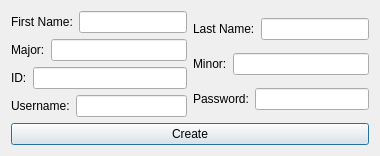
<?xml version="1.0" encoding="UTF-8"?>
<ui version="4.0">
 <class>CreateUser</class>
 <widget class="QDialog" name="CreateUser">
  <property name="geometry">
   <rect>
    <x>0</x>
    <y>0</y>
    <width>375</width>
    <height>175</height>
   </rect>
  </property>
  <property name="sizePolicy">
   <sizepolicy hsizetype="Fixed" vsizetype="Fixed">
    <horstretch>0</horstretch>
    <verstretch>0</verstretch>
   </sizepolicy>
  </property>
  <property name="maximumSize">
   <size>
    <width>375</width>
    <height>175</height>
   </size>
  </property>
  <property name="windowTitle">
   <string>Dialog</string>
  </property>
  <property name="sizeGripEnabled">
   <bool>false</bool>
  </property>
  <property name="modal">
   <bool>true</bool>
  </property>
  <layout class="QFormLayout" name="formLayout">
   <property name="sizeConstraint">
    <enum>QLayout::SetFixedSize</enum>
   </property>
   <item row="0" column="0">
    <layout class="QVBoxLayout" name="verticalLayout_3">
     <item>
      <layout class="QHBoxLayout" name="horizontalLayout_8">
       <property name="sizeConstraint">
        <enum>QLayout::SetMinAndMaxSize</enum>
       </property>
       <item>
        <layout class="QVBoxLayout" name="verticalLayout">
         <item>
          <layout class="QHBoxLayout" name="horizontalLayout_3">
           <item>
            <widget class="QLabel" name="label_firstName">
             <property name="text">
              <string>First Name:</string>
             </property>
            </widget>
           </item>
           <item>
            <widget class="QLineEdit" name="lineEdit_firstName"/>
           </item>
          </layout>
         </item>
         <item>
          <layout class="QHBoxLayout" name="horizontalLayout_5">
           <item>
            <widget class="QLabel" name="label_major">
             <property name="text">
              <string>Major:</string>
             </property>
            </widget>
           </item>
           <item>
            <widget class="QLineEdit" name="lineEdit_getMajor"/>
           </item>
          </layout>
         </item>
         <item>
          <layout class="QHBoxLayout" name="horizontalLayout_7">
           <item>
            <widget class="QLabel" name="label_ID">
             <property name="text">
              <string>ID:</string>
             </property>
            </widget>
           </item>
           <item>
            <widget class="QLineEdit" name="lineEdit_getID"/>
           </item>
          </layout>
         </item>
         <item>
          <layout class="QHBoxLayout" name="horizontalLayout_2">
           <item>
            <widget class="QLabel" name="label_getUser">
             <property name="text">
              <string>Username:</string>
             </property>
            </widget>
           </item>
           <item>
            <widget class="QLineEdit" name="lineEdit_getUser"/>
           </item>
          </layout>
         </item>
        </layout>
       </item>
       <item>
        <layout class="QVBoxLayout" name="verticalLayout_2">
         <item>
          <layout class="QHBoxLayout" name="horizontalLayout_4">
           <item>
            <widget class="QLabel" name="label_lastName">
             <property name="text">
              <string>Last Name:</string>
             </property>
            </widget>
           </item>
           <item>
            <widget class="QLineEdit" name="lineEdit_lastName"/>
           </item>
          </layout>
         </item>
         <item>
          <layout class="QHBoxLayout" name="horizontalLayout_6">
           <item>
            <widget class="QLabel" name="label_minor">
             <property name="text">
              <string>Minor:</string>
             </property>
            </widget>
           </item>
           <item>
            <widget class="QLineEdit" name="lineEdit_getMinor"/>
           </item>
          </layout>
         </item>
         <item>
          <layout class="QHBoxLayout" name="horizontalLayout">
           <item>
            <widget class="QLabel" name="label_getPassword">
             <property name="text">
              <string>Password:</string>
             </property>
            </widget>
           </item>
           <item>
            <widget class="QLineEdit" name="lineEdit_getPassword"/>
           </item>
          </layout>
         </item>
        </layout>
       </item>
      </layout>
     </item>
     <item>
      <widget class="QPushButton" name="pushButton_createUser">
       <property name="text">
        <string>Create</string>
       </property>
      </widget>
     </item>
    </layout>
   </item>
  </layout>
  <zorder>layoutWidget</zorder>
  <zorder>pushButton_createUser</zorder>
 </widget>
 <resources/>
 <connections/>
</ui>
